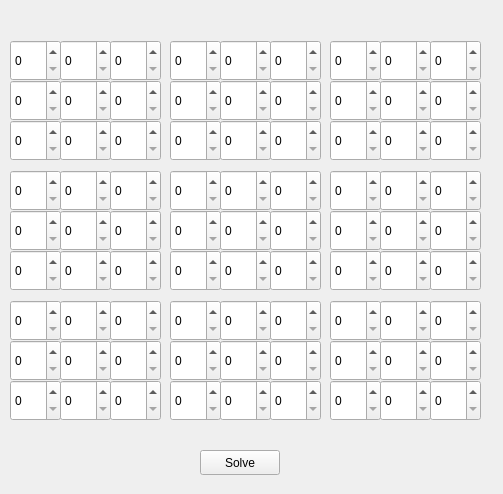
<?xml version="1.0" encoding="UTF-8"?>
<ui version="4.0">
 <class>Widget</class>
 <widget class="QWidget" name="Widget">
  <property name="geometry">
   <rect>
    <x>0</x>
    <y>0</y>
    <width>503</width>
    <height>494</height>
   </rect>
  </property>
  <property name="windowTitle">
   <string>Widget</string>
  </property>
  <widget class="QSpinBox" name="spinBox">
   <property name="geometry">
    <rect>
     <x>10</x>
     <y>40</y>
     <width>51</width>
     <height>41</height>
    </rect>
   </property>
  </widget>
  <widget class="QPushButton" name="pushButton">
   <property name="geometry">
    <rect>
     <x>200</x>
     <y>450</y>
     <width>80</width>
     <height>25</height>
    </rect>
   </property>
   <property name="text">
    <string>Solve</string>
   </property>
  </widget>
  <widget class="QSpinBox" name="spinBox_2">
   <property name="geometry">
    <rect>
     <x>60</x>
     <y>40</y>
     <width>51</width>
     <height>41</height>
    </rect>
   </property>
  </widget>
  <widget class="QSpinBox" name="spinBox_3">
   <property name="geometry">
    <rect>
     <x>110</x>
     <y>40</y>
     <width>51</width>
     <height>41</height>
    </rect>
   </property>
  </widget>
  <widget class="QSpinBox" name="spinBox_4">
   <property name="geometry">
    <rect>
     <x>170</x>
     <y>40</y>
     <width>51</width>
     <height>41</height>
    </rect>
   </property>
  </widget>
  <widget class="QSpinBox" name="spinBox_5">
   <property name="geometry">
    <rect>
     <x>220</x>
     <y>40</y>
     <width>51</width>
     <height>41</height>
    </rect>
   </property>
  </widget>
  <widget class="QSpinBox" name="spinBox_6">
   <property name="geometry">
    <rect>
     <x>270</x>
     <y>40</y>
     <width>51</width>
     <height>41</height>
    </rect>
   </property>
  </widget>
  <widget class="QSpinBox" name="spinBox_7">
   <property name="geometry">
    <rect>
     <x>330</x>
     <y>40</y>
     <width>51</width>
     <height>41</height>
    </rect>
   </property>
  </widget>
  <widget class="QSpinBox" name="spinBox_8">
   <property name="geometry">
    <rect>
     <x>380</x>
     <y>40</y>
     <width>51</width>
     <height>41</height>
    </rect>
   </property>
  </widget>
  <widget class="QSpinBox" name="spinBox_9">
   <property name="geometry">
    <rect>
     <x>430</x>
     <y>40</y>
     <width>51</width>
     <height>41</height>
    </rect>
   </property>
  </widget>
  <widget class="QSpinBox" name="spinBox_10">
   <property name="geometry">
    <rect>
     <x>10</x>
     <y>80</y>
     <width>51</width>
     <height>41</height>
    </rect>
   </property>
  </widget>
  <widget class="QSpinBox" name="spinBox_11">
   <property name="geometry">
    <rect>
     <x>60</x>
     <y>80</y>
     <width>51</width>
     <height>41</height>
    </rect>
   </property>
  </widget>
  <widget class="QSpinBox" name="spinBox_12">
   <property name="geometry">
    <rect>
     <x>110</x>
     <y>80</y>
     <width>51</width>
     <height>41</height>
    </rect>
   </property>
  </widget>
  <widget class="QSpinBox" name="spinBox_13">
   <property name="geometry">
    <rect>
     <x>170</x>
     <y>80</y>
     <width>51</width>
     <height>41</height>
    </rect>
   </property>
  </widget>
  <widget class="QSpinBox" name="spinBox_14">
   <property name="geometry">
    <rect>
     <x>220</x>
     <y>80</y>
     <width>51</width>
     <height>41</height>
    </rect>
   </property>
  </widget>
  <widget class="QSpinBox" name="spinBox_15">
   <property name="geometry">
    <rect>
     <x>270</x>
     <y>80</y>
     <width>51</width>
     <height>41</height>
    </rect>
   </property>
  </widget>
  <widget class="QSpinBox" name="spinBox_16">
   <property name="geometry">
    <rect>
     <x>330</x>
     <y>80</y>
     <width>51</width>
     <height>41</height>
    </rect>
   </property>
  </widget>
  <widget class="QSpinBox" name="spinBox_17">
   <property name="geometry">
    <rect>
     <x>380</x>
     <y>80</y>
     <width>51</width>
     <height>41</height>
    </rect>
   </property>
  </widget>
  <widget class="QSpinBox" name="spinBox_18">
   <property name="geometry">
    <rect>
     <x>430</x>
     <y>80</y>
     <width>51</width>
     <height>41</height>
    </rect>
   </property>
  </widget>
  <widget class="QSpinBox" name="spinBox_19">
   <property name="geometry">
    <rect>
     <x>10</x>
     <y>120</y>
     <width>51</width>
     <height>41</height>
    </rect>
   </property>
  </widget>
  <widget class="QSpinBox" name="spinBox_20">
   <property name="geometry">
    <rect>
     <x>60</x>
     <y>120</y>
     <width>51</width>
     <height>41</height>
    </rect>
   </property>
  </widget>
  <widget class="QSpinBox" name="spinBox_21">
   <property name="geometry">
    <rect>
     <x>110</x>
     <y>120</y>
     <width>51</width>
     <height>41</height>
    </rect>
   </property>
  </widget>
  <widget class="QSpinBox" name="spinBox_22">
   <property name="geometry">
    <rect>
     <x>170</x>
     <y>120</y>
     <width>51</width>
     <height>41</height>
    </rect>
   </property>
  </widget>
  <widget class="QSpinBox" name="spinBox_23">
   <property name="geometry">
    <rect>
     <x>220</x>
     <y>120</y>
     <width>51</width>
     <height>41</height>
    </rect>
   </property>
  </widget>
  <widget class="QSpinBox" name="spinBox_24">
   <property name="geometry">
    <rect>
     <x>270</x>
     <y>120</y>
     <width>51</width>
     <height>41</height>
    </rect>
   </property>
  </widget>
  <widget class="QSpinBox" name="spinBox_25">
   <property name="geometry">
    <rect>
     <x>330</x>
     <y>120</y>
     <width>51</width>
     <height>41</height>
    </rect>
   </property>
  </widget>
  <widget class="QSpinBox" name="spinBox_26">
   <property name="geometry">
    <rect>
     <x>380</x>
     <y>120</y>
     <width>51</width>
     <height>41</height>
    </rect>
   </property>
  </widget>
  <widget class="QSpinBox" name="spinBox_27">
   <property name="geometry">
    <rect>
     <x>430</x>
     <y>120</y>
     <width>51</width>
     <height>41</height>
    </rect>
   </property>
  </widget>
  <widget class="QSpinBox" name="spinBox_28">
   <property name="geometry">
    <rect>
     <x>10</x>
     <y>170</y>
     <width>51</width>
     <height>41</height>
    </rect>
   </property>
  </widget>
  <widget class="QSpinBox" name="spinBox_29">
   <property name="geometry">
    <rect>
     <x>60</x>
     <y>170</y>
     <width>51</width>
     <height>41</height>
    </rect>
   </property>
  </widget>
  <widget class="QSpinBox" name="spinBox_30">
   <property name="geometry">
    <rect>
     <x>110</x>
     <y>170</y>
     <width>51</width>
     <height>41</height>
    </rect>
   </property>
  </widget>
  <widget class="QSpinBox" name="spinBox_31">
   <property name="geometry">
    <rect>
     <x>170</x>
     <y>170</y>
     <width>51</width>
     <height>41</height>
    </rect>
   </property>
  </widget>
  <widget class="QSpinBox" name="spinBox_32">
   <property name="geometry">
    <rect>
     <x>220</x>
     <y>170</y>
     <width>51</width>
     <height>41</height>
    </rect>
   </property>
  </widget>
  <widget class="QSpinBox" name="spinBox_33">
   <property name="geometry">
    <rect>
     <x>270</x>
     <y>170</y>
     <width>51</width>
     <height>41</height>
    </rect>
   </property>
  </widget>
  <widget class="QSpinBox" name="spinBox_34">
   <property name="geometry">
    <rect>
     <x>330</x>
     <y>170</y>
     <width>51</width>
     <height>41</height>
    </rect>
   </property>
  </widget>
  <widget class="QSpinBox" name="spinBox_35">
   <property name="geometry">
    <rect>
     <x>380</x>
     <y>170</y>
     <width>51</width>
     <height>41</height>
    </rect>
   </property>
  </widget>
  <widget class="QSpinBox" name="spinBox_36">
   <property name="geometry">
    <rect>
     <x>430</x>
     <y>170</y>
     <width>51</width>
     <height>41</height>
    </rect>
   </property>
  </widget>
  <widget class="QSpinBox" name="spinBox_37">
   <property name="geometry">
    <rect>
     <x>10</x>
     <y>210</y>
     <width>51</width>
     <height>41</height>
    </rect>
   </property>
  </widget>
  <widget class="QSpinBox" name="spinBox_38">
   <property name="geometry">
    <rect>
     <x>60</x>
     <y>210</y>
     <width>51</width>
     <height>41</height>
    </rect>
   </property>
  </widget>
  <widget class="QSpinBox" name="spinBox_39">
   <property name="geometry">
    <rect>
     <x>110</x>
     <y>210</y>
     <width>51</width>
     <height>41</height>
    </rect>
   </property>
  </widget>
  <widget class="QSpinBox" name="spinBox_40">
   <property name="geometry">
    <rect>
     <x>170</x>
     <y>210</y>
     <width>51</width>
     <height>41</height>
    </rect>
   </property>
  </widget>
  <widget class="QSpinBox" name="spinBox_41">
   <property name="geometry">
    <rect>
     <x>220</x>
     <y>210</y>
     <width>51</width>
     <height>41</height>
    </rect>
   </property>
  </widget>
  <widget class="QSpinBox" name="spinBox_42">
   <property name="geometry">
    <rect>
     <x>270</x>
     <y>210</y>
     <width>51</width>
     <height>41</height>
    </rect>
   </property>
  </widget>
  <widget class="QSpinBox" name="spinBox_43">
   <property name="geometry">
    <rect>
     <x>330</x>
     <y>210</y>
     <width>51</width>
     <height>41</height>
    </rect>
   </property>
  </widget>
  <widget class="QSpinBox" name="spinBox_44">
   <property name="geometry">
    <rect>
     <x>380</x>
     <y>210</y>
     <width>51</width>
     <height>41</height>
    </rect>
   </property>
  </widget>
  <widget class="QSpinBox" name="spinBox_45">
   <property name="geometry">
    <rect>
     <x>430</x>
     <y>210</y>
     <width>51</width>
     <height>41</height>
    </rect>
   </property>
  </widget>
  <widget class="QSpinBox" name="spinBox_46">
   <property name="geometry">
    <rect>
     <x>10</x>
     <y>250</y>
     <width>51</width>
     <height>41</height>
    </rect>
   </property>
  </widget>
  <widget class="QSpinBox" name="spinBox_47">
   <property name="geometry">
    <rect>
     <x>60</x>
     <y>250</y>
     <width>51</width>
     <height>41</height>
    </rect>
   </property>
  </widget>
  <widget class="QSpinBox" name="spinBox_48">
   <property name="geometry">
    <rect>
     <x>110</x>
     <y>250</y>
     <width>51</width>
     <height>41</height>
    </rect>
   </property>
  </widget>
  <widget class="QSpinBox" name="spinBox_49">
   <property name="geometry">
    <rect>
     <x>170</x>
     <y>250</y>
     <width>51</width>
     <height>41</height>
    </rect>
   </property>
  </widget>
  <widget class="QSpinBox" name="spinBox_50">
   <property name="geometry">
    <rect>
     <x>220</x>
     <y>250</y>
     <width>51</width>
     <height>41</height>
    </rect>
   </property>
  </widget>
  <widget class="QSpinBox" name="spinBox_51">
   <property name="geometry">
    <rect>
     <x>270</x>
     <y>250</y>
     <width>51</width>
     <height>41</height>
    </rect>
   </property>
  </widget>
  <widget class="QSpinBox" name="spinBox_52">
   <property name="geometry">
    <rect>
     <x>330</x>
     <y>250</y>
     <width>51</width>
     <height>41</height>
    </rect>
   </property>
  </widget>
  <widget class="QSpinBox" name="spinBox_53">
   <property name="geometry">
    <rect>
     <x>380</x>
     <y>250</y>
     <width>51</width>
     <height>41</height>
    </rect>
   </property>
  </widget>
  <widget class="QSpinBox" name="spinBox_54">
   <property name="geometry">
    <rect>
     <x>430</x>
     <y>250</y>
     <width>51</width>
     <height>41</height>
    </rect>
   </property>
  </widget>
  <widget class="QSpinBox" name="spinBox_55">
   <property name="geometry">
    <rect>
     <x>10</x>
     <y>300</y>
     <width>51</width>
     <height>41</height>
    </rect>
   </property>
  </widget>
  <widget class="QSpinBox" name="spinBox_56">
   <property name="geometry">
    <rect>
     <x>60</x>
     <y>300</y>
     <width>51</width>
     <height>41</height>
    </rect>
   </property>
  </widget>
  <widget class="QSpinBox" name="spinBox_57">
   <property name="geometry">
    <rect>
     <x>110</x>
     <y>300</y>
     <width>51</width>
     <height>41</height>
    </rect>
   </property>
  </widget>
  <widget class="QSpinBox" name="spinBox_58">
   <property name="geometry">
    <rect>
     <x>170</x>
     <y>300</y>
     <width>51</width>
     <height>41</height>
    </rect>
   </property>
  </widget>
  <widget class="QSpinBox" name="spinBox_59">
   <property name="geometry">
    <rect>
     <x>220</x>
     <y>300</y>
     <width>51</width>
     <height>41</height>
    </rect>
   </property>
  </widget>
  <widget class="QSpinBox" name="spinBox_60">
   <property name="geometry">
    <rect>
     <x>270</x>
     <y>300</y>
     <width>51</width>
     <height>41</height>
    </rect>
   </property>
  </widget>
  <widget class="QSpinBox" name="spinBox_61">
   <property name="geometry">
    <rect>
     <x>330</x>
     <y>300</y>
     <width>51</width>
     <height>41</height>
    </rect>
   </property>
  </widget>
  <widget class="QSpinBox" name="spinBox_62">
   <property name="geometry">
    <rect>
     <x>380</x>
     <y>300</y>
     <width>51</width>
     <height>41</height>
    </rect>
   </property>
  </widget>
  <widget class="QSpinBox" name="spinBox_63">
   <property name="geometry">
    <rect>
     <x>430</x>
     <y>300</y>
     <width>51</width>
     <height>41</height>
    </rect>
   </property>
  </widget>
  <widget class="QSpinBox" name="spinBox_64">
   <property name="geometry">
    <rect>
     <x>10</x>
     <y>340</y>
     <width>51</width>
     <height>41</height>
    </rect>
   </property>
  </widget>
  <widget class="QSpinBox" name="spinBox_65">
   <property name="geometry">
    <rect>
     <x>60</x>
     <y>340</y>
     <width>51</width>
     <height>41</height>
    </rect>
   </property>
  </widget>
  <widget class="QSpinBox" name="spinBox_66">
   <property name="geometry">
    <rect>
     <x>110</x>
     <y>340</y>
     <width>51</width>
     <height>41</height>
    </rect>
   </property>
  </widget>
  <widget class="QSpinBox" name="spinBox_67">
   <property name="geometry">
    <rect>
     <x>170</x>
     <y>340</y>
     <width>51</width>
     <height>41</height>
    </rect>
   </property>
  </widget>
  <widget class="QSpinBox" name="spinBox_68">
   <property name="geometry">
    <rect>
     <x>220</x>
     <y>340</y>
     <width>51</width>
     <height>41</height>
    </rect>
   </property>
  </widget>
  <widget class="QSpinBox" name="spinBox_69">
   <property name="geometry">
    <rect>
     <x>270</x>
     <y>340</y>
     <width>51</width>
     <height>41</height>
    </rect>
   </property>
  </widget>
  <widget class="QSpinBox" name="spinBox_70">
   <property name="geometry">
    <rect>
     <x>330</x>
     <y>340</y>
     <width>51</width>
     <height>41</height>
    </rect>
   </property>
  </widget>
  <widget class="QSpinBox" name="spinBox_71">
   <property name="geometry">
    <rect>
     <x>380</x>
     <y>340</y>
     <width>51</width>
     <height>41</height>
    </rect>
   </property>
  </widget>
  <widget class="QSpinBox" name="spinBox_72">
   <property name="geometry">
    <rect>
     <x>430</x>
     <y>340</y>
     <width>51</width>
     <height>41</height>
    </rect>
   </property>
  </widget>
  <widget class="QSpinBox" name="spinBox_73">
   <property name="geometry">
    <rect>
     <x>10</x>
     <y>380</y>
     <width>51</width>
     <height>41</height>
    </rect>
   </property>
  </widget>
  <widget class="QSpinBox" name="spinBox_74">
   <property name="geometry">
    <rect>
     <x>60</x>
     <y>380</y>
     <width>51</width>
     <height>41</height>
    </rect>
   </property>
  </widget>
  <widget class="QSpinBox" name="spinBox_75">
   <property name="geometry">
    <rect>
     <x>110</x>
     <y>380</y>
     <width>51</width>
     <height>41</height>
    </rect>
   </property>
  </widget>
  <widget class="QSpinBox" name="spinBox_76">
   <property name="geometry">
    <rect>
     <x>170</x>
     <y>380</y>
     <width>51</width>
     <height>41</height>
    </rect>
   </property>
  </widget>
  <widget class="QSpinBox" name="spinBox_77">
   <property name="geometry">
    <rect>
     <x>220</x>
     <y>380</y>
     <width>51</width>
     <height>41</height>
    </rect>
   </property>
  </widget>
  <widget class="QSpinBox" name="spinBox_78">
   <property name="geometry">
    <rect>
     <x>270</x>
     <y>380</y>
     <width>51</width>
     <height>41</height>
    </rect>
   </property>
  </widget>
  <widget class="QSpinBox" name="spinBox_79">
   <property name="geometry">
    <rect>
     <x>330</x>
     <y>380</y>
     <width>51</width>
     <height>41</height>
    </rect>
   </property>
  </widget>
  <widget class="QSpinBox" name="spinBox_80">
   <property name="geometry">
    <rect>
     <x>380</x>
     <y>380</y>
     <width>51</width>
     <height>41</height>
    </rect>
   </property>
  </widget>
  <widget class="QSpinBox" name="spinBox_81">
   <property name="geometry">
    <rect>
     <x>430</x>
     <y>380</y>
     <width>51</width>
     <height>41</height>
    </rect>
   </property>
  </widget>
 </widget>
 <resources/>
 <connections/>
</ui>
